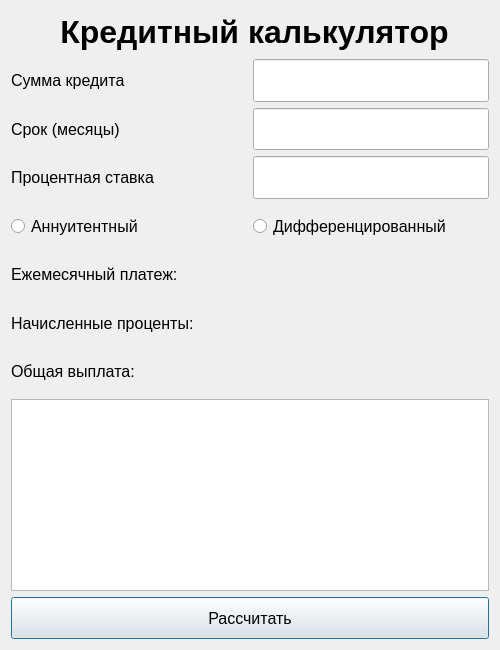
<?xml version="1.0" encoding="UTF-8"?>
<ui version="4.0">
 <class>CreditCalc</class>
 <widget class="QDialog" name="CreditCalc">
  <property name="geometry">
   <rect>
    <x>0</x>
    <y>0</y>
    <width>500</width>
    <height>650</height>
   </rect>
  </property>
  <property name="windowTitle">
   <string>Dialog</string>
  </property>
  <layout class="QGridLayout" name="gridLayout">
   <item row="0" column="0">
    <layout class="QGridLayout" name="gridLayout_2">
     <item row="0" column="0" colspan="2">
      <widget class="QLabel" name="header">
       <property name="sizePolicy">
        <sizepolicy hsizetype="MinimumExpanding" vsizetype="MinimumExpanding">
         <horstretch>0</horstretch>
         <verstretch>0</verstretch>
        </sizepolicy>
       </property>
       <property name="font">
        <font>
         <pointsize>24</pointsize>
         <weight>75</weight>
         <bold>true</bold>
        </font>
       </property>
       <property name="text">
        <string> Кредитный калькулятор</string>
       </property>
       <property name="alignment">
        <set>Qt::AlignCenter</set>
       </property>
      </widget>
     </item>
     <item row="1" column="0">
      <widget class="QLabel" name="sum">
       <property name="sizePolicy">
        <sizepolicy hsizetype="MinimumExpanding" vsizetype="MinimumExpanding">
         <horstretch>0</horstretch>
         <verstretch>0</verstretch>
        </sizepolicy>
       </property>
       <property name="font">
        <font>
         <pointsize>12</pointsize>
         <weight>50</weight>
         <bold>false</bold>
        </font>
       </property>
       <property name="text">
        <string>Сумма кредита</string>
       </property>
      </widget>
     </item>
     <item row="1" column="1">
      <widget class="QLineEdit" name="sumInput">
       <property name="sizePolicy">
        <sizepolicy hsizetype="MinimumExpanding" vsizetype="MinimumExpanding">
         <horstretch>0</horstretch>
         <verstretch>0</verstretch>
        </sizepolicy>
       </property>
       <property name="font">
        <font>
         <pointsize>12</pointsize>
         <weight>50</weight>
         <bold>false</bold>
        </font>
       </property>
      </widget>
     </item>
     <item row="2" column="0">
      <widget class="QLabel" name="time">
       <property name="sizePolicy">
        <sizepolicy hsizetype="MinimumExpanding" vsizetype="MinimumExpanding">
         <horstretch>0</horstretch>
         <verstretch>0</verstretch>
        </sizepolicy>
       </property>
       <property name="font">
        <font>
         <pointsize>12</pointsize>
         <weight>50</weight>
         <bold>false</bold>
        </font>
       </property>
       <property name="text">
        <string>Срок (месяцы)</string>
       </property>
      </widget>
     </item>
     <item row="2" column="1">
      <widget class="QLineEdit" name="timeInput">
       <property name="sizePolicy">
        <sizepolicy hsizetype="MinimumExpanding" vsizetype="MinimumExpanding">
         <horstretch>0</horstretch>
         <verstretch>0</verstretch>
        </sizepolicy>
       </property>
       <property name="font">
        <font>
         <pointsize>12</pointsize>
         <weight>50</weight>
         <bold>false</bold>
        </font>
       </property>
      </widget>
     </item>
     <item row="3" column="0">
      <widget class="QLabel" name="rate">
       <property name="sizePolicy">
        <sizepolicy hsizetype="MinimumExpanding" vsizetype="MinimumExpanding">
         <horstretch>0</horstretch>
         <verstretch>0</verstretch>
        </sizepolicy>
       </property>
       <property name="font">
        <font>
         <pointsize>12</pointsize>
         <weight>50</weight>
         <bold>false</bold>
        </font>
       </property>
       <property name="text">
        <string>Процентная ставка</string>
       </property>
      </widget>
     </item>
     <item row="3" column="1">
      <widget class="QLineEdit" name="rateInput">
       <property name="sizePolicy">
        <sizepolicy hsizetype="MinimumExpanding" vsizetype="MinimumExpanding">
         <horstretch>0</horstretch>
         <verstretch>0</verstretch>
        </sizepolicy>
       </property>
       <property name="font">
        <font>
         <pointsize>12</pointsize>
         <weight>50</weight>
         <bold>false</bold>
        </font>
       </property>
      </widget>
     </item>
     <item row="4" column="0">
      <widget class="QRadioButton" name="annuity">
       <property name="sizePolicy">
        <sizepolicy hsizetype="MinimumExpanding" vsizetype="MinimumExpanding">
         <horstretch>0</horstretch>
         <verstretch>0</verstretch>
        </sizepolicy>
       </property>
       <property name="font">
        <font>
         <pointsize>12</pointsize>
         <weight>50</weight>
         <bold>false</bold>
        </font>
       </property>
       <property name="text">
        <string>Аннуитентный</string>
       </property>
      </widget>
     </item>
     <item row="4" column="1">
      <widget class="QRadioButton" name="differencial">
       <property name="sizePolicy">
        <sizepolicy hsizetype="MinimumExpanding" vsizetype="MinimumExpanding">
         <horstretch>0</horstretch>
         <verstretch>0</verstretch>
        </sizepolicy>
       </property>
       <property name="font">
        <font>
         <pointsize>12</pointsize>
         <weight>50</weight>
         <bold>false</bold>
        </font>
       </property>
       <property name="text">
        <string>Дифференцированный</string>
       </property>
      </widget>
     </item>
     <item row="5" column="0">
      <widget class="QLabel" name="monthPay">
       <property name="sizePolicy">
        <sizepolicy hsizetype="MinimumExpanding" vsizetype="MinimumExpanding">
         <horstretch>0</horstretch>
         <verstretch>0</verstretch>
        </sizepolicy>
       </property>
       <property name="font">
        <font>
         <pointsize>12</pointsize>
         <weight>50</weight>
         <bold>false</bold>
        </font>
       </property>
       <property name="text">
        <string>Ежемесячный платеж:</string>
       </property>
      </widget>
     </item>
     <item row="5" column="1">
      <widget class="QLabel" name="monthPayOutput">
       <property name="sizePolicy">
        <sizepolicy hsizetype="MinimumExpanding" vsizetype="MinimumExpanding">
         <horstretch>0</horstretch>
         <verstretch>0</verstretch>
        </sizepolicy>
       </property>
       <property name="font">
        <font>
         <pointsize>12</pointsize>
         <weight>50</weight>
         <bold>false</bold>
        </font>
       </property>
       <property name="text">
        <string/>
       </property>
      </widget>
     </item>
     <item row="6" column="0">
      <widget class="QLabel" name="overPayed">
       <property name="sizePolicy">
        <sizepolicy hsizetype="MinimumExpanding" vsizetype="MinimumExpanding">
         <horstretch>0</horstretch>
         <verstretch>0</verstretch>
        </sizepolicy>
       </property>
       <property name="font">
        <font>
         <pointsize>12</pointsize>
         <weight>50</weight>
         <bold>false</bold>
        </font>
       </property>
       <property name="text">
        <string>Начисленные проценты:</string>
       </property>
      </widget>
     </item>
     <item row="6" column="1">
      <widget class="QLabel" name="overPayedOutput">
       <property name="sizePolicy">
        <sizepolicy hsizetype="MinimumExpanding" vsizetype="MinimumExpanding">
         <horstretch>0</horstretch>
         <verstretch>0</verstretch>
        </sizepolicy>
       </property>
       <property name="font">
        <font>
         <pointsize>12</pointsize>
         <weight>50</weight>
         <bold>false</bold>
        </font>
       </property>
       <property name="text">
        <string/>
       </property>
      </widget>
     </item>
     <item row="7" column="0">
      <widget class="QLabel" name="fullPay">
       <property name="sizePolicy">
        <sizepolicy hsizetype="MinimumExpanding" vsizetype="MinimumExpanding">
         <horstretch>0</horstretch>
         <verstretch>0</verstretch>
        </sizepolicy>
       </property>
       <property name="font">
        <font>
         <pointsize>12</pointsize>
         <weight>50</weight>
         <bold>false</bold>
        </font>
       </property>
       <property name="text">
        <string>Общая выплата:</string>
       </property>
      </widget>
     </item>
     <item row="7" column="1">
      <widget class="QLabel" name="fullPayOutput">
       <property name="sizePolicy">
        <sizepolicy hsizetype="MinimumExpanding" vsizetype="MinimumExpanding">
         <horstretch>0</horstretch>
         <verstretch>0</verstretch>
        </sizepolicy>
       </property>
       <property name="font">
        <font>
         <pointsize>12</pointsize>
         <weight>50</weight>
         <bold>false</bold>
        </font>
       </property>
       <property name="text">
        <string/>
       </property>
      </widget>
     </item>
     <item row="8" column="0" colspan="2">
      <widget class="QTextEdit" name="paysheet">
       <property name="sizePolicy">
        <sizepolicy hsizetype="MinimumExpanding" vsizetype="MinimumExpanding">
         <horstretch>0</horstretch>
         <verstretch>0</verstretch>
        </sizepolicy>
       </property>
       <property name="font">
        <font>
         <pointsize>12</pointsize>
         <weight>50</weight>
         <bold>false</bold>
        </font>
       </property>
      </widget>
     </item>
     <item row="9" column="0" colspan="2">
      <widget class="QPushButton" name="calculate">
       <property name="sizePolicy">
        <sizepolicy hsizetype="MinimumExpanding" vsizetype="MinimumExpanding">
         <horstretch>0</horstretch>
         <verstretch>0</verstretch>
        </sizepolicy>
       </property>
       <property name="font">
        <font>
         <pointsize>12</pointsize>
         <weight>50</weight>
         <bold>false</bold>
        </font>
       </property>
       <property name="text">
        <string>Рассчитать</string>
       </property>
      </widget>
     </item>
    </layout>
   </item>
  </layout>
 </widget>
 <resources/>
 <connections/>
</ui>
